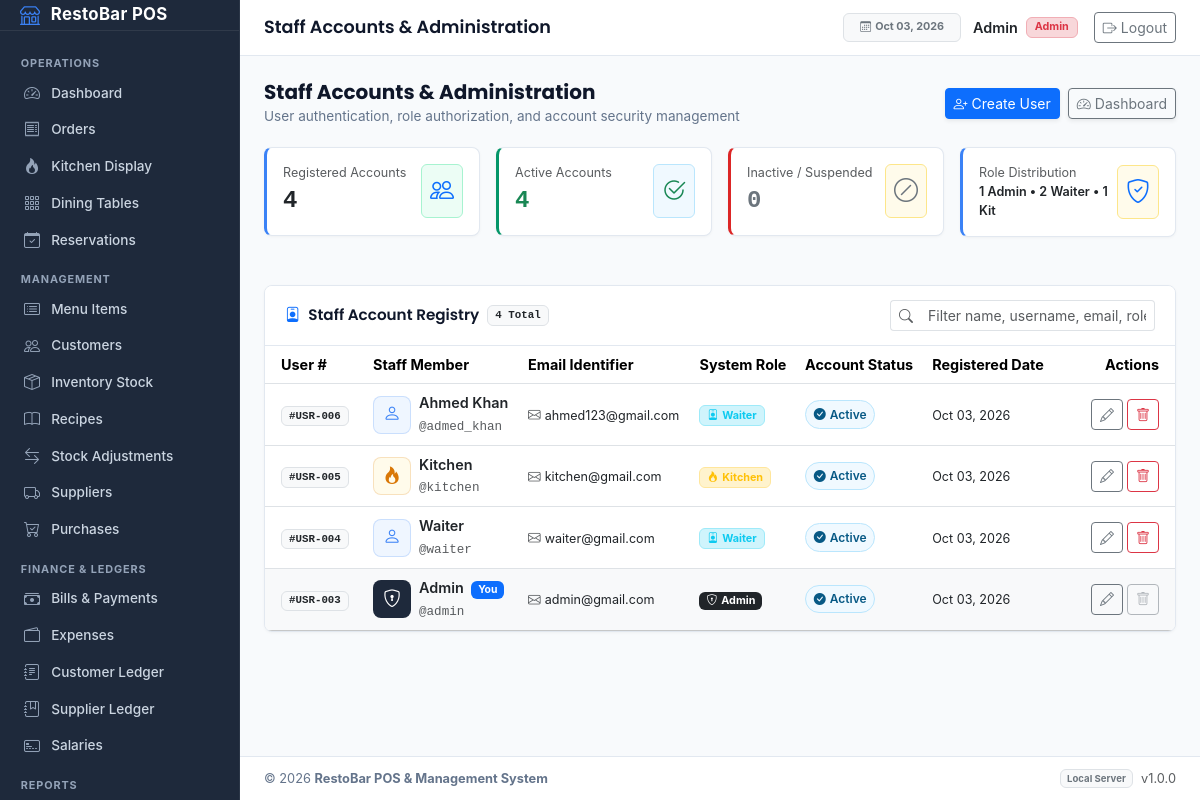
Screenshot of /users/index.php (signed in) with the database file from the repository.
### tables this page shows
CREATE TABLE `users` (
  `id` int(11) NOT NULL,
  `name` varchar(100) NOT NULL,
  `username` varchar(100) NOT NULL,
  `email` varchar(150) NOT NULL,
  `password` varchar(255) NOT NULL,
  `role` enum('admin','waiter','kitchen') NOT NULL DEFAULT 'waiter',
  `is_active` tinyint(1) NOT NULL DEFAULT 1,
  `created_at` timestamp NOT NULL DEFAULT current_timestamp()
);

### includes/helpers.php (called while the page is built, shortened)
<?php
if (!function_exists('formatDate')) {
    function formatDate($datetime, $fallback = '-') {
        $ts = is_numeric($datetime) ? (int)$datetime : strtotime($datetime);
        return date('M d, Y', $ts);
    }
}

### users/index.php (the view, shortened to what this page needs)
<?php
require_once "../includes/role.php";
$sql = "SELECT id, name, username, email, role, is_active, created_at
        FROM users
        ORDER BY id DESC";
$result = mysqli_query($conn, $sql);
$users = [];
$total_users = 0;
$active_users = 0;
$inactive_users = 0;
$admin_count = 0;
$waiter_count = 0;
$kitchen_count = 0;
while ($u = mysqli_fetch_assoc($result)) {
    $users[] = $u;
    $total_users++;
    if ($u["is_active"] == 1) {
        $active_users++;
    } else {
        $inactive_users++;
    }
    if ($u["role"] === "admin") {
        $admin_count++;
    } elseif ($u["role"] === "waiter") {
        $waiter_count++;
    } elseif ($u["role"] === "kitchen") {
        $kitchen_count++;
    }
}
$current_user_id = $_SESSION["user_id"] ?? 0;
require_once "../includes/header.php";
?>
<div class="page-header-bar">
    <div>
        <h2 class="page-header-title">Staff Accounts &amp; Administration</h2>
        <p class="page-header-subtitle">User authentication, role authorization, and account security management</p>
    </div>
    <div class="d-flex align-items-center gap-2">
        <a href="create.php" class="btn btn-primary btn-sm d-inline-flex align-items-center gap-1 shadow-sm">
            <i class="bi bi-person-plus"></i>
            <span>Create User</span>
        </a>
        <a href="../index.php" class="btn btn-outline-secondary btn-sm d-inline-flex align-items-center gap-1 shadow-sm">
            <i class="bi bi-speedometer2"></i>
            <span>Dashboard</span>
        </a>
    </div>
</div>
<div class="row g-3 mb-4">
    <div class="col-6 col-md-3">
        <div class="pos-card p-3 d-flex align-items-center justify-content-between ledger-summary-kpi kpi-billed">
            <div>
                <span class="text-muted small d-block">Registered Accounts</span>
                <span class="fs-4 fw-bold text-dark font-monospace"><?php echo $total_users; ?></span>
            </div>
            <div class="badge-subtle badge-status-completed p-2 rounded">
                <i class="bi bi-people fs-4 text-primary"></i>
            </div>
        </div>
    </div>
    <div class="col-6 col-md-3">
        <div class="pos-card p-3 d-flex align-items-center justify-content-between ledger-summary-kpi kpi-paid">
            <div>
                <span class="text-muted small d-block">Active Accounts</span>
                <span class="fs-4 fw-bold text-success font-monospace"><?php echo $active_users; ?></span>
            </div>
            <div class="badge-subtle badge-status-ready p-2 rounded">
                <i class="bi bi-check2-circle fs-4 text-success"></i>
            </div>
        </div>
    </div>
    <div class="col-6 col-md-3">
        <div class="pos-card p-3 d-flex align-items-center justify-content-between ledger-summary-kpi kpi-outstanding">
            <div>
                <span class="text-muted small d-block">Inactive / Suspended</span>
                <span class="fs-4 fw-bold <?php echo $inactive_users > 0 ? 'text-danger' : 'text-secondary'; ?> font-monospace">
                    <?php echo $inactive_users; ?>
                </span>
            </div>
            <div class="badge-subtle <?php echo $inactive_users > 0 ? 'badge-status-cancelled' : 'badge-status-preparing'; ?> p-2 rounded">
                <i class="bi bi-slash-circle fs-4 <?php echo $inactive_users > 0 ? 'text-danger' : 'text-secondary'; ?>"></i>
            </div>
        </div>
    </div>
    <div class="col-6 col-md-3">
        <div class="pos-card p-3 d-flex align-items-center justify-content-between ledger-summary-kpi kpi-billed">
            <div>
                <span class="text-muted small d-block">Role Distribution</span>
                <span class="small fw-semibold text-dark d-block">
                    <?php echo $admin_count; ?> Admin &bull; <?php echo $waiter_count; ?> Waiter &bull; <?php echo $kitchen_count; ?> Kit
                </span>
            </div>
            <div class="badge-subtle badge-status-preparing p-2 rounded">
                <i class="bi bi-shield-check fs-4 text-primary"></i>
            </div>
        </div>
    </div>
</div>
<div class="pos-card">
    <div class="pos-card-header d-flex flex-wrap justify-content-between align-items-center gap-3">
        <div class="d-flex align-items-center gap-2">
            <span class="pos-card-title">
                <i class="bi bi-person-badge text-primary me-2"></i>Staff Account Registry
            </span>
            <span class="badge bg-light text-dark border font-monospace" id="usersCountBadge">
                <?php echo $total_users; ?> Total
            </span>
        </div>
        <div class="d-flex align-items-center gap-2" style="min-width: 260px;">
            <div class="input-group input-group-sm">
                <span class="input-group-text bg-white border-end-0 text-muted">
                    <i class="bi bi-search"></i>
                </span>
                <input type="text"
                       id="userSearchInput"
                       class="form-control border-start-0"
                       placeholder="Filter name, username, email, role..."
                       aria-label="Search users">
            </div>
        </div>
    </div>
    <div class="pos-card-body p-0">
        <?php if ($total_users === 0) { ?>
            <div class="text-center py-5">
                <div class="mb-3 text-muted">
                    <i class="bi bi-person-x fs-1"></i>
                </div>
                <h5 class="fw-semibold text-dark">No User Accounts Found</h5>
                <p class="text-muted small mb-3">There are no user accounts registered in the database.</p>
                <a href="create.php" class="btn btn-primary btn-sm">
                    <i class="bi bi-person-plus me-1"></i>Create First User
                </a>
            </div>
        <?php } else { ?>
            <div class="table-responsive">
                <table class="table table-hover align-middle mb-0" id="usersTable">
                    <thead>
                        <tr>
                            <th class="ps-3" style="width: 100px;">User #</th>
                            <th>Staff Member</th>
                            <th>Email Identifier</th>
                            <th>System Role</th>
                            <th>Account Status</th>
                            <th>Registered Date</th>
                            <th class="text-end pe-3" style="width: 120px;">Actions</th>
                        </tr>
                    </thead>
                    <tbody id="usersTableBody">
                        <?php foreach ($users as $user) {
                            $is_current_user = ($user["id"] == $current_user_id);
                            $role_clean = strtolower(trim($user["role"] ?? "waiter"));
                            $is_active = (int) ($user["is_active"] ?? 0);
                        ?>
                            <tr class="user-row <?php echo $is_current_user ? 'table-light' : ''; ?>"
                                data-name="<?php echo strtolower(htmlspecialchars($user["name"])); ?>"
                                data-username="<?php echo strtolower(htmlspecialchars($user["username"] ?? '')); ?>"
                                data-email="<?php echo strtolower(htmlspecialchars($user["email"])); ?>"
                                data-role="<?php echo $role_clean; ?>"
                                data-status="<?php echo $is_active ? 'active' : 'inactive'; ?>"
                                data-id="<?php echo $user["id"]; ?>">
                                <td class="ps-3">
                                    <span class="badge bg-light text-dark border font-monospace">
                                        #USR-<?php echo str_pad($user["id"], 3, '0', STR_PAD_LEFT); ?>
                                    </span>
                                </td>
                                <td>
                                    <div class="d-flex align-items-center gap-2">
                                        <?php if ($role_clean === "admin") { ?>
                                             <div class="user-avatar user-avatar-admin">
                                                <i class="bi bi-shield-lock"></i>
                                            </div>
                                        <?php } elseif ($role_clean === "kitchen") { ?>
                                            <div class="user-avatar user-avatar-kitchen">
                                                <i class="bi bi-fire"></i>
                                            </div>
                                        <?php } else { ?>
                                            <div class="user-avatar user-avatar-waiter">
                                                <i class="bi bi-person"></i>
                                            </div>
                                        <?php } ?>
                                        <div>
                                            <span class="fw-semibold text-dark d-block">
                                                <?php echo htmlspecialchars($user["name"]); ?>
                                                <?php if ($is_current_user) { ?>
                                                    <span class="badge bg-primary text-white ms-1" style="font-size: 0.65rem;">You</span>
                                                <?php } ?>
                                            </span>
                                            <?php if (!empty($user["username"])) { ?>
                                                <span class="text-muted small font-monospace d-inline-flex align-items-center">
                                                    @<?php echo htmlspecialchars($user["username"]); ?>
                                                </span>
                                            <?php } ?>
                                        </div>
                                    </div>
                                </td>
                                <td>
                                    <span class="text-dark small d-inline-flex align-items-center gap-1">
                                        <i class="bi bi-envelope text-muted"></i>
                                        <?php echo htmlspecialchars($user["email"]); ?>
                                    </span>
                                </td>
                                <td>
                                    <?php if ($role_clean === "admin") { ?>
                                        <span class="badge bg-dark text-white text-capitalize">
                                            <i class="bi bi-shield-lock me-1"></i>Admin
                                        </span>
                                    <?php } elseif ($role_clean === "kitchen") { ?>
                                        <span class="badge bg-warning-subtle text-warning border border-warning-subtle text-capitalize">
                                            <i class="bi bi-fire me-1"></i>Kitchen
                                        </span>
                                    <?php } else { ?>
                                        <span class="badge bg-info-subtle text-info border border-info-subtle text-capitalize">
                                            <i class="bi bi-person-badge me-1"></i>Waiter
                                        </span>
                                    <?php } ?>
                                </td>
                                <td>
                                    <?php if ($is_active == 1) { ?>
                                        <span class="badge-subtle badge-status-ready d-inline-flex align-items-center gap-1">
                                            <i class="bi bi-check-circle-fill"></i>
                                            <span>Active</span>
                                        </span>
                                    <?php } ?>
                                </td>
                                <td>
                                    <span class="text-dark small">
                                        <?php echo formatDate($user["created_at"]); ?>
                                    </span>
                                </td>
                                <td class="text-end pe-3">
                                    <div class="d-inline-flex align-items-center gap-1">
                                        <a href="edit.php?id=<?php echo $user["id"]; ?>"
                                           class="btn btn-outline-secondary btn-sm"
                                           title="Edit User Account">
                                            <i class="bi bi-pencil"></i>
                                        </a>
                                        <?php if ($is_current_user) { ?>
                                            <button type="button"
                                                    class="btn btn-outline-secondary btn-sm opacity-50"
                                                    disabled
                                                    title="You cannot delete your own account">
                                                <i class="bi bi-trash"></i>
                                            </button>
                                        <?php } else { ?>
                                            <a href="delete.php?id=<?php echo $user["id"]; ?>"
                                                class="btn btn-outline-danger btn-sm"
                                                onclick="return confirm('Are you sure you want to delete this user account?');"
                                                title="Delete User Account">
                                                <i class="bi bi-trash"></i>
                                            </a>
                                        <?php } ?>
                                    </div>
                                </td>
                            </tr>
                        <?php } ?>
                    </tbody>
                </table>
            </div>
        <?php } ?>
    </div>
</div>
<?php
require_once "../includes/footer.php";
?>

### rows the page displays
users: id "006", role "waiter" (drawn), name "Ahmed Khan", username "admed_khan", email "ahmed123@gmail.com", is_active 1 (drawn), created_at "Oct 03, 2026"
users: id "005", role "kitchen" (drawn), name "Kitchen", username "kitchen", email "kitchen@gmail.com", is_active 1 (drawn), created_at "Oct 03, 2026"
users: id "004", role "waiter" (drawn), name "Waiter", username "waiter", email "waiter@gmail.com", is_active 1 (drawn), created_at "Oct 03, 2026"
users: id "003", role "admin" (drawn), name "Admin", shows "You", username "admin", email "admin@gmail.com", is_active 1 (drawn), created_at "Oct 03, 2026"

### other values shown
$page_title "Staff Accounts & Administration"
formatDate('now') "Oct 03, 2026"
$user_name "Admin"
$role "Admin"
$total_users "4"
$active_users "4"
$inactive_users "0"
$admin_count "1"
$waiter_count "2"
$kitchen_count "1"
